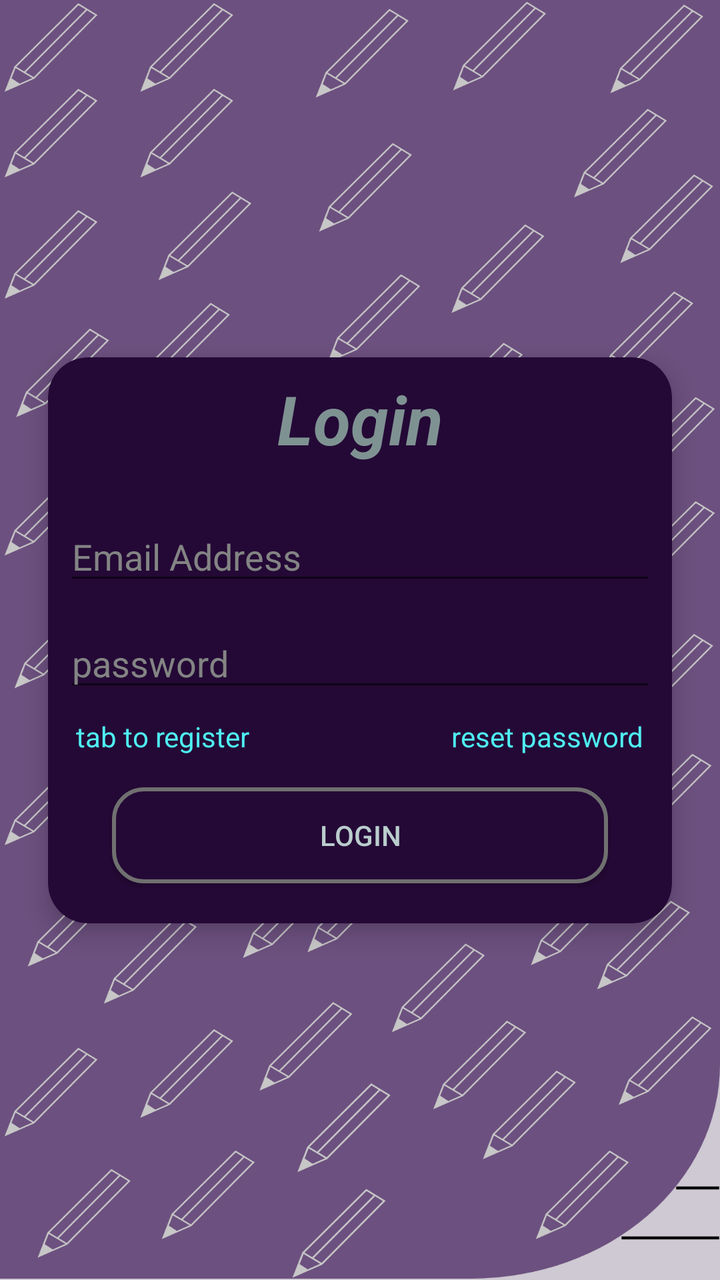
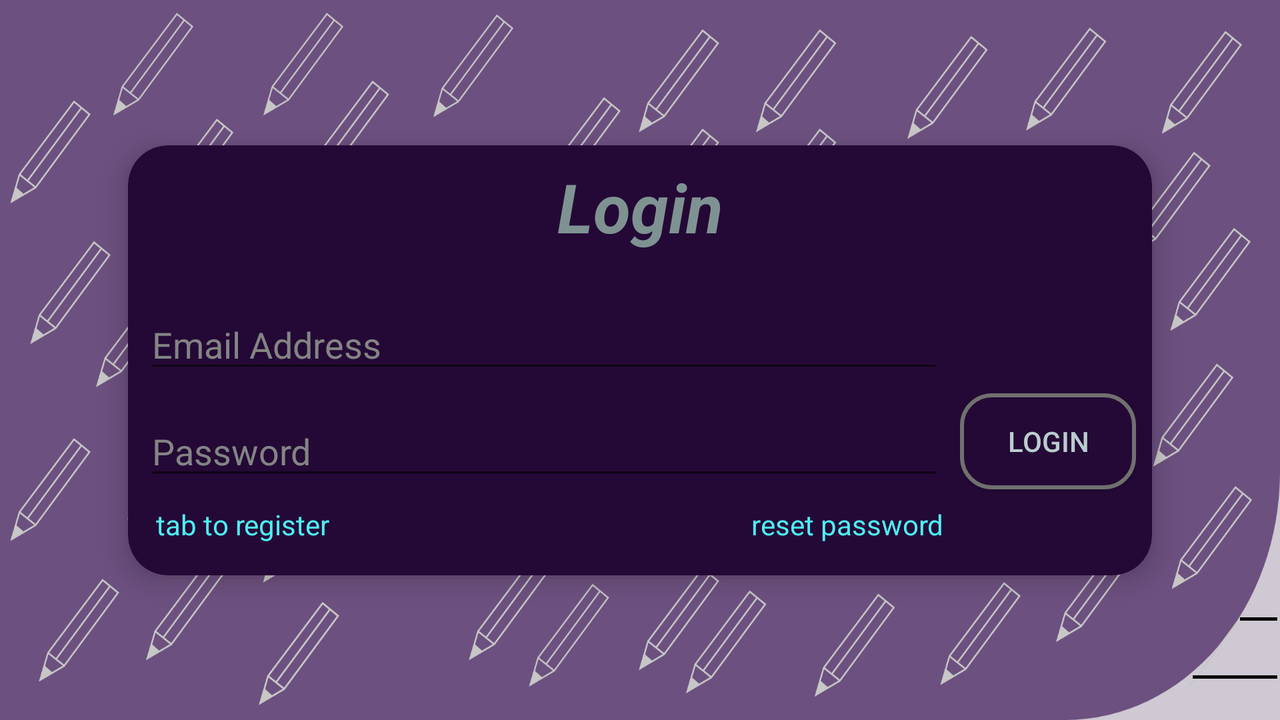

The same Android screen from two of the app's own layout files: first res/layout/ as a phone draws it, then the repository's variant for another configuration, drawn on a device whose configuration selects that folder. Both files follow.
<!-- AndroidManifest.xml: activity theme NoAppBarTheme -->
<!-- res/layout/activity_login.xml -->
<?xml version="1.0" encoding="utf-8"?>
<androidx.constraintlayout.widget.ConstraintLayout xmlns:android="http://schemas.android.com/apk/res/android"
    xmlns:app="http://schemas.android.com/apk/res-auto"
    xmlns:card_view="http://schemas.android.com/apk/res-auto"
    xmlns:tools="http://schemas.android.com/tools"
    android:layout_width="match_parent"
    android:layout_height="match_parent"
    android:background="@drawable/loginregister"
    tools:context=".LoginActivity">

    <androidx.cardview.widget.CardView
        android:id="@+id/cardView"
        android:layout_width="match_parent"
        android:layout_height="wrap_content"
        android:layout_marginHorizontal="24dp"
        app:cardBackgroundColor="@color/colorPrimaryDark"
        app:layout_constraintBottom_toBottomOf="parent"
        app:layout_constraintEnd_toEndOf="parent"
        app:layout_constraintStart_toStartOf="parent"
        app:layout_constraintTop_toTopOf="parent"
        card_view:cardCornerRadius="20dp"
        card_view:cardElevation="7dp"
        card_view:contentPadding="8dp">

        <androidx.constraintlayout.widget.ConstraintLayout
            android:id="@+id/innerConstraintLayout"
            android:layout_width="match_parent"
            android:layout_height="wrap_content"
            android:background="@color/colorPrimaryDark">

            <TextView
                android:id="@+id/login_TextView"
                android:layout_width="0dp"
                android:layout_height="wrap_content"
                android:text="Login"
                android:textAlignment="center"
                android:textColor="#7F9292"
                android:textSize="34sp"
                android:textStyle="bold|italic"
                app:layout_constraintEnd_toEndOf="parent"
                app:layout_constraintStart_toStartOf="parent"
                app:layout_constraintTop_toTopOf="parent" />

            <EditText
                android:id="@+id/email_view"
                android:layout_width="0dp"
                android:layout_height="wrap_content"
                android:layout_marginTop="24dp"
                android:ems="10"
                android:textColor="#BACDCD"
                android:textColorHint="#838484"
                android:inputType="textEmailAddress"
                android:hint="Email Address"
                app:layout_constraintEnd_toEndOf="@+id/login_TextView"
                app:layout_constraintStart_toStartOf="@+id/login_TextView"
                app:layout_constraintTop_toBottomOf="@+id/login_TextView" />

            <EditText
                android:id="@+id/password_view"
                android:layout_width="0dp"
                android:layout_height="wrap_content"
                android:layout_marginTop="12dp"
                android:ems="10"
                android:textColor="#BACDCD"
                android:textColorHint="#838484"
                android:inputType="textPassword"
                android:hint="password"
                app:layout_constraintEnd_toEndOf="@+id/email_view"
                app:layout_constraintStart_toStartOf="@+id/email_view"
                app:layout_constraintTop_toBottomOf="@+id/email_view" />

            <TextView
                android:id="@+id/register_link"
                android:layout_width="wrap_content"
                android:layout_height="wrap_content"
                android:layout_marginStart="6dp"
                android:layout_marginTop="8dp"
                android:text="tab to register"
                android:onClick="loginLinkClicked"
                android:textColor="#4EEFF2"
                app:layout_constraintStart_toStartOf="parent"
                app:layout_constraintTop_toBottomOf="@+id/password_view" />

            <Button
                android:id="@+id/login_button"
                android:layout_width="0dp"
                android:layout_height="wrap_content"
                android:layout_marginHorizontal="24dp"
                android:onClick="loginButtonClicked"
                android:layout_marginTop="16dp"
                android:background="@drawable/authentication_button_design"
                android:text="login"
                android:textColor="#BACDCD"
                app:layout_constraintBottom_toBottomOf="parent"
                app:layout_constraintEnd_toEndOf="parent"
                app:layout_constraintStart_toStartOf="parent"
                android:layout_marginBottom="12dp"
                app:layout_constraintTop_toBottomOf="@+id/forgot_password_link" />

            <TextView
                android:id="@+id/forgot_password_link"
                android:layout_width="wrap_content"
                android:layout_height="wrap_content"
                android:layout_marginEnd="6dp"
                android:text="reset password"
                android:textColor="#4EEFF2"
                app:layout_constraintEnd_toEndOf="parent"
                app:layout_constraintTop_toTopOf="@+id/register_link" />

            <ProgressBar
                android:id="@+id/progressBar2"
                style="?android:attr/progressBarStyle"
                android:layout_width="wrap_content"
                android:layout_height="wrap_content"
                app:layout_constraintBottom_toBottomOf="parent"
                app:layout_constraintEnd_toEndOf="@+id/login_button"
                android:visibility="gone"
                app:layout_constraintStart_toStartOf="@+id/login_button"
                app:layout_constraintTop_toBottomOf="@+id/forgot_password_link" />
        </androidx.constraintlayout.widget.ConstraintLayout>

    </androidx.cardview.widget.CardView>


</androidx.constraintlayout.widget.ConstraintLayout>
<!-- resources referenced by this layout -->
<resources>
  <color name="colorPrimaryDark">#240936</color>
  <!-- drawable authentication_button_design (drawable) -->
  <?xml version="1.0" encoding="utf-8"?>
  <shape xmlns:android="http://schemas.android.com/apk/res/android">
  
      <solid
          android:color="@color/colorPrimaryDark"/>
  
      <corners
          android:radius="15dp"/>
  
      <stroke
          android:width="2dp"
          android:color="#707070"
          />
  
  </shape>
  <!-- drawable loginregister: png bitmap (drawable-hdpi, 178250 bytes) -->
  <style name="NoAppBarTheme" parent="Theme.AppCompat.Light.NoActionBar">
          
          <item name="colorPrimary">@color/colorPrimary</item>
          <item name="colorPrimaryDark">@color/colorPrimaryDark</item>
          <item name="colorAccent">@color/colorAccent</item>
      </style>
  <color name="colorPrimary">#4B355A</color>
  <color name="colorAccent">#DFD8E3</color>
</resources>
<!-- res/layout-land/activity_login.xml (the repository's variant of the layout above) -->
<!-- drawn on the phone turned sideways -->
<?xml version="1.0" encoding="utf-8"?>
<androidx.constraintlayout.widget.ConstraintLayout xmlns:android="http://schemas.android.com/apk/res/android"
    xmlns:app="http://schemas.android.com/apk/res-auto"
    xmlns:card_view="http://schemas.android.com/apk/res-auto"
    xmlns:tools="http://schemas.android.com/tools"
    android:layout_width="match_parent"
    android:layout_height="match_parent"
    android:background="@drawable/loginregisterland"
    tools:context=".LoginActivity">

    <androidx.cardview.widget.CardView
        android:id="@+id/cardView"
        android:layout_width="match_parent"
        android:layout_height="wrap_content"
        android:layout_marginHorizontal="64dp"
        app:cardBackgroundColor="@color/colorPrimaryDark"
        app:layout_constraintBottom_toBottomOf="parent"
        app:layout_constraintEnd_toEndOf="parent"
        app:layout_constraintStart_toStartOf="parent"
        app:layout_constraintTop_toTopOf="parent"
        card_view:cardCornerRadius="20dp"
        card_view:cardElevation="7dp"
        card_view:contentPadding="8dp">

        <androidx.constraintlayout.widget.ConstraintLayout
            android:id="@+id/innerConstraintLayout"
            android:layout_width="match_parent"
            android:layout_height="wrap_content"
            android:background="@color/colorPrimaryDark">

            <TextView
                android:id="@+id/login_TextView"
                android:layout_width="0dp"
                android:layout_height="wrap_content"
                android:text="Login"
                android:textAlignment="center"
                android:textColor="#7F9292"
                android:textSize="34sp"
                android:textStyle="bold|italic"
                app:layout_constraintEnd_toEndOf="parent"
                app:layout_constraintStart_toStartOf="parent"
                app:layout_constraintTop_toTopOf="parent" />

            <EditText
                android:id="@+id/email_view"
                android:layout_width="0dp"
                android:layout_height="wrap_content"
                android:layout_marginTop="24dp"
                android:layout_marginEnd="8dp"
                android:ems="10"
                android:hint="Email Address"
                android:inputType="textEmailAddress"
                android:textColor="#BACDCD"
                android:textColorHint="#838484"
                app:layout_constraintEnd_toStartOf="@+id/login_button"
                app:layout_constraintStart_toStartOf="@+id/login_TextView"
                app:layout_constraintTop_toBottomOf="@+id/login_TextView" />

            <EditText
                android:id="@+id/password_view"
                android:layout_width="0dp"
                android:layout_height="wrap_content"
                android:layout_marginTop="12dp"
                android:ems="10"
                android:hint="Password"
                android:inputType="textPassword"
                android:textColor="#BACDCD"
                android:textColorHint="#838484"
                app:layout_constraintEnd_toEndOf="@+id/email_view"
                app:layout_constraintStart_toStartOf="@+id/email_view"
                app:layout_constraintTop_toBottomOf="@+id/email_view" />

            <TextView
                android:id="@+id/register_link"
                android:layout_width="wrap_content"
                android:layout_height="wrap_content"
                android:layout_marginStart="6dp"
                android:layout_marginTop="8dp"
                android:layout_marginBottom="8dp"
                android:text="tab to register"
                android:onClick="loginLinkClicked"
                android:textColor="#4EEFF2"
                app:layout_constraintBottom_toBottomOf="parent"
                app:layout_constraintStart_toStartOf="parent"
                app:layout_constraintTop_toBottomOf="@+id/password_view" />

            <Button
                android:id="@+id/login_button"
                android:layout_width="0dp"
                android:layout_height="wrap_content"
                android:background="@drawable/authentication_button_design"
                android:text="login"
                android:onClick="loginButtonClicked"
                android:textColor="#BACDCD"
                app:layout_constraintBottom_toBottomOf="@+id/password_view"
                app:layout_constraintEnd_toEndOf="parent" />

            <TextView
                android:id="@+id/forgot_password_link"
                android:layout_width="wrap_content"
                android:layout_height="wrap_content"
                android:text="reset password"
                android:textColor="#4EEFF2"
                app:layout_constraintEnd_toEndOf="@+id/password_view"
                app:layout_constraintTop_toTopOf="@+id/register_link" />

            <ProgressBar
                android:id="@+id/progressBar2"
                style="?android:attr/progressBarStyle"
                android:layout_width="wrap_content"
                android:layout_height="wrap_content"
                app:layout_constraintBottom_toBottomOf="@+id/password_view"
                android:visibility="gone"
                app:layout_constraintEnd_toEndOf="parent"
                app:layout_constraintStart_toEndOf="@+id/password_view" />
        </androidx.constraintlayout.widget.ConstraintLayout>

    </androidx.cardview.widget.CardView>


</androidx.constraintlayout.widget.ConstraintLayout>
<!-- resources referenced by the variant -->
<!-- as the phone turned sideways resolves them -->
<resources>
  <color name="colorPrimaryDark">#240936</color>
  <!-- drawable authentication_button_design (drawable) -->
  <?xml version="1.0" encoding="utf-8"?>
  <shape xmlns:android="http://schemas.android.com/apk/res/android">
  
      <solid
          android:color="@color/colorPrimaryDark"/>
  
      <corners
          android:radius="15dp"/>
  
      <stroke
          android:width="2dp"
          android:color="#707070"
          />
  
  </shape>
  <!-- drawable loginregisterland: png bitmap (drawable-hdpi, 167077 bytes) -->
  <style name="NoAppBarTheme" parent="Theme.AppCompat.Light.NoActionBar">
          
          <item name="colorPrimary">@color/colorPrimary</item>
          <item name="colorPrimaryDark">@color/colorPrimaryDark</item>
          <item name="colorAccent">@color/colorAccent</item>
      </style>
  <color name="colorPrimary">#4B355A</color>
  <color name="colorAccent">#DFD8E3</color>
</resources>
